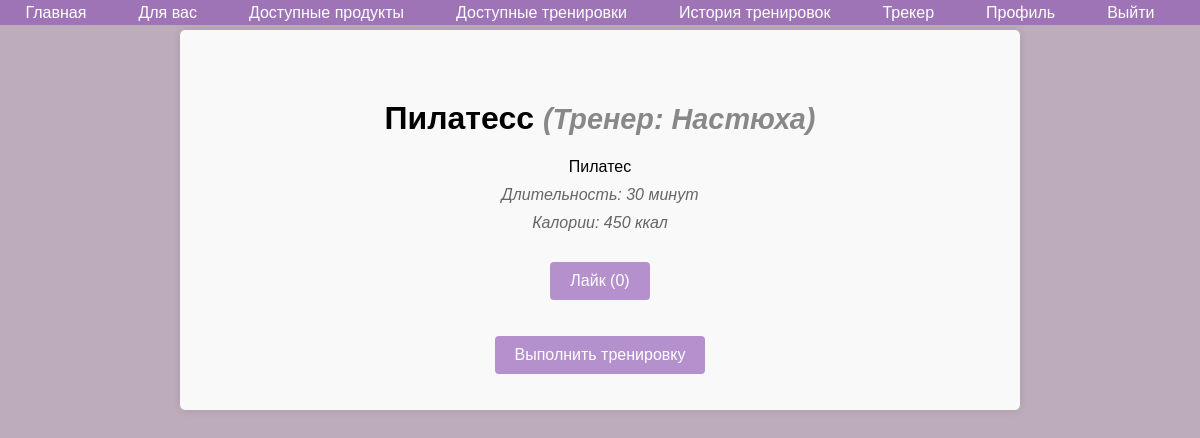
The app's page /training_details.php?id=4 (signed in) with its own data.
### tables this page shows
CREATE TABLE `training_programs` (
  `id` int(11) NOT NULL AUTO_INCREMENT,
  `name` varchar(255) DEFAULT NULL,
  `description` text DEFAULT NULL,
  `duration` int(11) DEFAULT NULL,
  `calories_burned` int(11) DEFAULT NULL,
  `training_name` varchar(255) DEFAULT NULL,
  `training_type_id` int(11) DEFAULT NULL,
  `created_by` int(11) DEFAULT NULL,
  `created_at` timestamp NOT NULL DEFAULT current_timestamp(),
  `status` enum('pending','approved','rejected') DEFAULT 'pending',
  PRIMARY KEY (`id`),
  KEY `training_type_id` (`training_type_id`),
  KEY `created_by` (`created_by`),
  CONSTRAINT `training_programs_ibfk_1` FOREIGN KEY (`training_type_id`) REFERENCES `training_types` (`id`) ON DELETE SET NULL,
  CONSTRAINT `training_programs_ibfk_2` FOREIGN KEY (`created_by`) REFERENCES `users` (`id`) ON DELETE CASCADE
);

CREATE TABLE `users` (
  `id` int(11) NOT NULL AUTO_INCREMENT,
  `username` varchar(255) DEFAULT NULL,
  `email` varchar(255) DEFAULT NULL,
  `password_hash` varchar(255) DEFAULT NULL,
  `age` int(11) DEFAULT NULL,
  `weight` float DEFAULT NULL,
  `height` float DEFAULT NULL,
  `gender` enum('male','female') DEFAULT NULL,
  `activity_level` enum('sedentary','light','moderate','active','very_active') DEFAULT NULL,
  `daily_calories` decimal(10,2) DEFAULT NULL,
  `created_at` timestamp NOT NULL DEFAULT current_timestamp(),
  `role_id` int(11) DEFAULT NULL,
  PRIMARY KEY (`id`),
  UNIQUE KEY `email` (`email`),
  KEY `role_id` (`role_id`),
  CONSTRAINT `users_ibfk_1` FOREIGN KEY (`role_id`) REFERENCES `roles` (`id`)
);

### training_details.php (the view, shortened to what this page needs)
<?php
include 'navbar.php';
$training_id = $_GET['id'];
$user_id = $_SESSION['user_id'];
$stmt = $conn->prepare("SELECT role_id FROM users WHERE id = ?");
$stmt->bind_param("i", $user_id);
$stmt->execute();
$user_info = $stmt->get_result()->fetch_assoc();
$user_role = $user_info['role_id'];
$stmt = $conn->prepare("
    SELECT
        t.id,  -- Добавляем id тренировки для использования в кнопке лайка
        t.name,
        t.description,
        t.duration,
        t.calories_burned,
        u.username AS trainer_name,
        t.created_by,
        COUNT(tl.id) AS like_count  -- Получаем количество лайков
    FROM training_programs t
    JOIN users u ON t.created_by = u.id
    LEFT JOIN training_likes tl ON t.id = tl.training_id  -- Подключаем лайки
    WHERE t.id = ?
    GROUP BY t.id  -- Группируем по id тренировки
");
$stmt->bind_param("i", $training_id);
$stmt->execute();
$program = $stmt->get_result()->fetch_assoc();
$is_trainer = $program['created_by'] == $user_id || $user_role == 2;
?>
<!DOCTYPE html>
<html lang="ru">
<head>
</head>
<body>
<div class="container">
    <h1><?php echo htmlspecialchars($program['name']); ?> <span class="trainer-info">(Тренер: <?php echo htmlspecialchars($program['trainer_name']); ?>)</span></h1>
    <p><?php echo htmlspecialchars($program['description']); ?></p>
    <p class="duration">Длительность: <?php echo htmlspecialchars($program['duration']); ?> минут</p>
    <p class="calories">Калории: <?php echo htmlspecialchars($program['calories_burned']); ?> ккал</p>
    <form method="POST" action="like_training.php">
        <button type="submit" class="btn">
            Лайк (<?php echo isset($program['like_count']) ? htmlspecialchars($program['like_count']) : 0; ?>)
        </button>
    </form>
    <form method="POST" action="">
        <?php if ($is_trainer): ?>
            <button type="button" onclick="window.location.href='edit_training.php?id=<?php echo $training_id; ?>'">Редактировать тренировку</button>
        <?php else: ?>
            <button type="submit" name="complete_training">Выполнить тренировку</button>
        <?php endif; ?>
    </form>
</div>
</body>
</html>

### navbar.php (style rules this page uses)
body { margin: 0; padding-top: 50px; }

### training_details.php (style rules this page uses)
body { font-family: Arial, sans-serif; background-color: #bdacbb; margin: 0; padding: 0; display: flex; flex-direction: column; align-items: center; }
h1 { margin-top: 50px; text-align: center; }
.container { width: 80%; max-width: 800px; padding: 20px; background-color: #f9f9f9; border-radius: 5px; box-shadow: 0 0 10px rgba(0, 0, 0, 0.1); margin-top: 30px; text-align: center; }
p { margin: 10px 0; font-size: 16px; }
.duration, .calories { font-style: italic; color: #666; }
button { padding: 10px 20px; background-color: rgba(139, 83, 179, 0.62); color: white; border: none; border-radius: 4px; cursor: pointer; font-size: 16px; margin-top: 20px; }
.trainer-info { font-size: 0.9em; font-style: italic; color: #888; }

### records on screen
training_programs: name "Пилатесс", created_by.username "Настюха", description "Пилатес", duration "30", calories_burned "450"

### other values on screen
$program['like_count'] "0"
